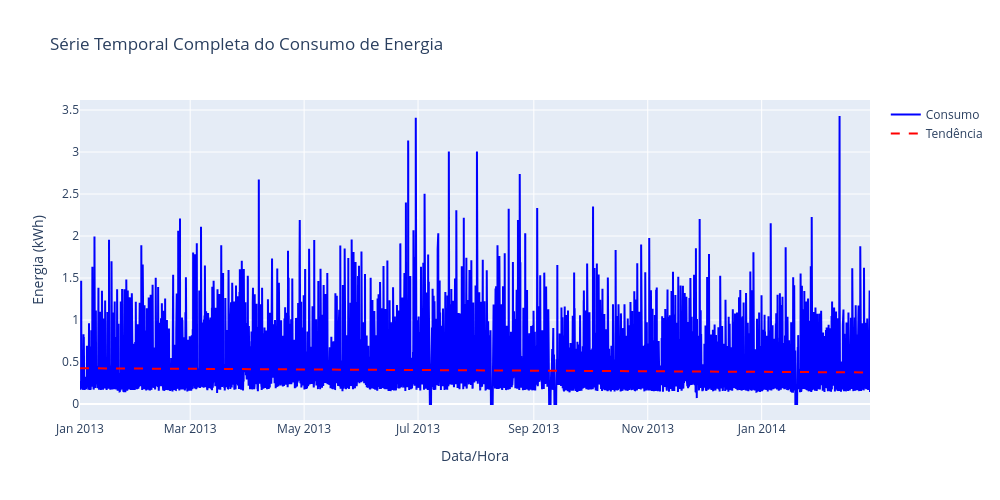
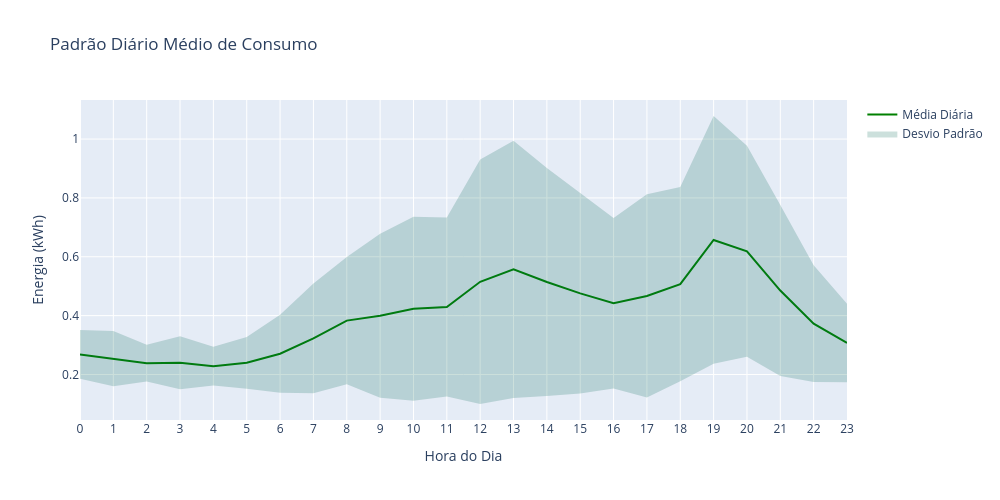
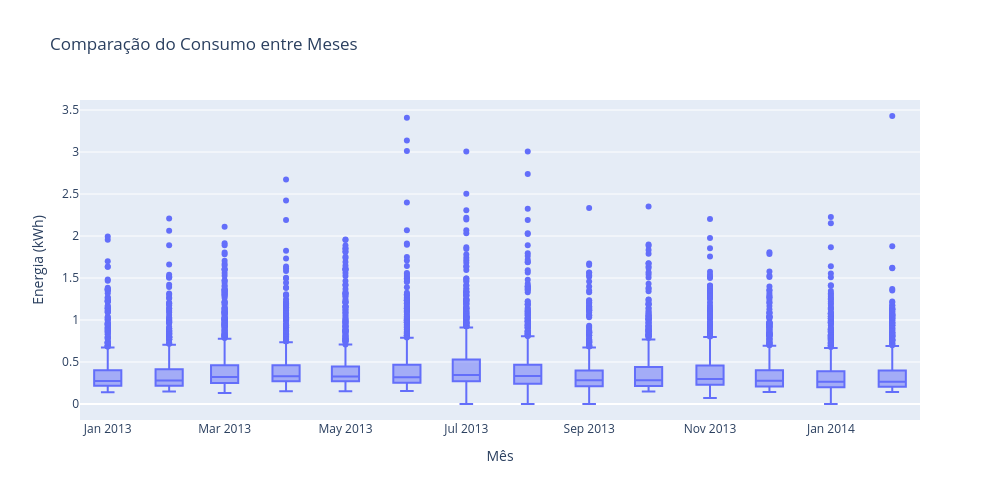
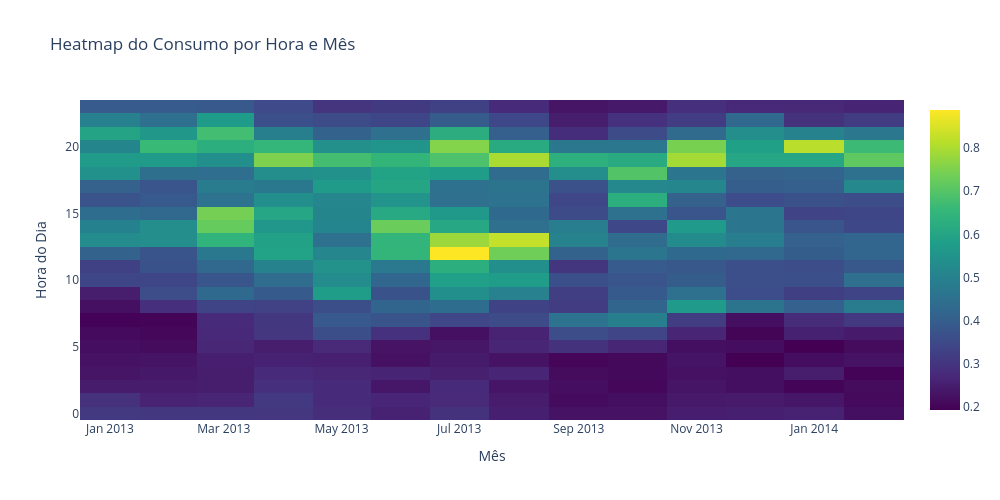

The cell these charts' notebook holds for them, in order:
### Code cell
fig1 = plot_full_time_series(df)
fig2 = plot_daily_pattern(df)
fig3 = plot_monthly_comparison(df)
fig4 = plot_daily_heatmap(df)

# Para um mês específico
month_year = df['month_year'].iloc[0]  # primeiro mês disponível
fig5 = plot_monthly_detail(df, month_year)

# Mostrar os gráficos
fig1.show()
fig2.show()
fig3.show()
fig4.show()
fig5.show()

### Figure 1 — Plotly figure (JSON) as saved in the notebook; plotly's stock layout.template omitted (floating-point values rounded to 4 significant figures; data arrays with more than 128 entries replaced by an {"elided": "..."} marker saying what was removed)
{"data": [{"hovertemplate": "%{x}<br>Consumo: %{y:.2f} kWh<extra></extra>", "line": {"color": "blue"}, "name": "Consumo", "type": "scatter", "x": {"elided": "10153 str values"}, "y": {"elided": "10153 float values"}}, {"hovertemplate": "Tendência: %{y:.2f} kWh<extra></extra>", "line": {"color": "red", "dash": "dash"}, "name": "Tendência", "type": "scatter", "x": {"elided": "10153 str values"}, "y": {"elided": "10153 float values"}}], "layout": {"height": 500, "hovermode": "x unified", "title": {"text": "Série Temporal Completa do Consumo de Energia"}, "width": 1000, "xaxis": {"title": {"text": "Data/Hora"}}, "yaxis": {"title": {"text": "Energia (kWh)"}}}}

### Figure 2 — Plotly figure (JSON) as saved in the notebook; plotly's stock layout.template omitted (floating-point values rounded to 4 significant figures)
{"data": [{"hovertemplate": "Hora: %{x}<br>Média: %{y:.2f} kWh<extra></extra>", "line": {"color": "green"}, "name": "Média Diária", "type": "scatter", "x": [0, 1, 2, 3, 4, 5, 6, 7, 8, 9, 10, 11, 12, 13, 14, 15, 16, 17, 18, 19, 20, 21, 22, 23], "y": [0.2681, 0.2539, 0.2385, 0.2396, 0.2283, 0.2397, 0.2705, 0.3229, 0.3831, 0.3998, 0.4234, 0.4295, 0.515, 0.5572, 0.5144, 0.4757, 0.4423, 0.467, 0.5068, 0.6572, 0.6188, 0.4853, 0.3727, 0.3071]}, {"fill": "toself", "fillcolor": "rgba(0,100,80,0.2)", "hovertemplate": "Desvio Padrão<extra></extra>", "line": {"color": "rgba(255,255,255,0)"}, "name": "Desvio Padrão", "showlegend": true, "type": "scatter", "x": [0, 1, 2, 3, 4, 5, 6, 7, 8, 9, 10, 11, 12, 13, 14, 15, 16, 17, 18, 19, 20, 21, 22, 23, 23, 22, 21, 20, 19, 18, 17, 16, 15, 14, 13, 12, 11, 10, 9, 8, 7, 6, 5, 4, 3, 2, 1, 0], "y": [0.3508, 0.3475, 0.3009, 0.3297, 0.2942, 0.3277, 0.4028, 0.5092, 0.5995, 0.6782, 0.7359, 0.7334, 0.9304, 0.9942, 0.9018, 0.8163, 0.7318, 0.8124, 0.8368, 1.078, 0.977, 0.7756, 0.5712, 0.4407, 0.1736, 0.1742, 0.195, 0.2605, 0.2361, 0.1769, 0.1216, 0.1528, 0.1351, 0.1269, 0.1201, 0.09974, 0.1255, 0.111, 0.1213, 0.1667, 0.1366, 0.1382, 0.1517, 0.1623, 0.1495, 0.1761, 0.1603, 0.1854]}], "layout": {"height": 500, "hovermode": "x unified", "title": {"text": "Padrão Diário Médio de Consumo"}, "width": 1000, "xaxis": {"dtick": 1, "tick0": 0, "tickmode": "linear", "title": {"text": "Hora do Dia"}}, "yaxis": {"title": {"text": "Energia (kWh)"}}}}

### Figure 3 — Plotly figure (JSON) as saved in the notebook; plotly's stock layout.template omitted (floating-point values rounded to 4 significant figures; data arrays with more than 128 entries replaced by an {"elided": "..."} marker saying what was removed)
{"data": [{"boxpoints": "outliers", "hovertemplate": "Mês: %{x}<br>Consumo: %{y:.2f} kWh<extra></extra>", "name": "Consumo Mensal", "type": "box", "x": {"elided": "10153 str values"}, "y": {"elided": "10153 float values"}}], "layout": {"height": 500, "showlegend": false, "title": {"text": "Comparação do Consumo entre Meses"}, "width": 1000, "xaxis": {"title": {"text": "Mês"}}, "yaxis": {"title": {"text": "Energia (kWh)"}}}}

### Figure 4 — Plotly figure (JSON) as saved in the notebook; plotly's stock layout.template omitted (floating-point values rounded to 4 significant figures; data arrays with more than 128 entries replaced by an {"elided": "..."} marker saying what was removed)
{"data": [{"colorscale": [[0, "#440154"], [0.1111, "#482878"], [0.2222, "#3e4989"], [0.3333, "#31688e"], [0.4444, "#26828e"], [0.5556, "#1f9e89"], [0.6667, "#35b779"], [0.7778, "#6ece58"], [0.8889, "#b5de2b"], [1, "#fde725"]], "hoverongaps": false, "hovertemplate": "Mês: %{x}<br>Hora: %{y}<br>Consumo Médio: %{z:.2f} kWh<extra></extra>", "type": "heatmap", "x": ["2013-01", "2013-02", "2013-03", "2013-04", "2013-05", "2013-06", "2013-07", "2013-08", "2013-09", "2013-10", "2013-11", "2013-12", "2014-01", "2014-02"], "y": [0, 1, 2, 3, 4, 5, 6, 7, 8, 9, 10, 11, 12, 13, 14, 15, 16, 17, 18, 19, 20, 21, 22, 23], "z": {"elided": "24x14 float values"}}], "layout": {"height": 500, "title": {"text": "Heatmap do Consumo por Hora e Mês"}, "width": 1000, "xaxis": {"title": {"text": "Mês"}}, "yaxis": {"title": {"text": "Hora do Dia"}}}}
